Frame 1 (no input): blank canvas, image omitted
Frame 60 (no input): blank canvas, image omitted
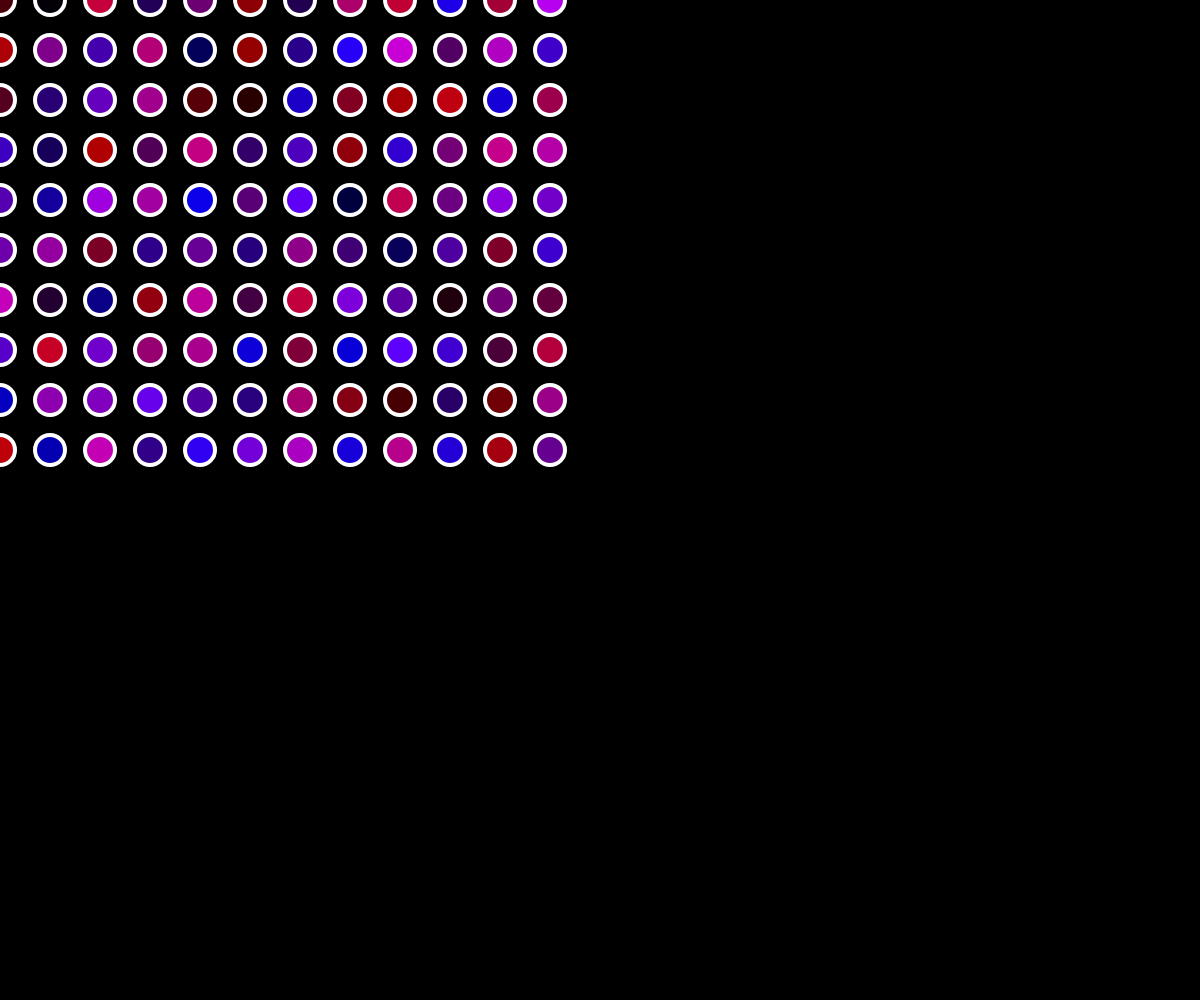
Frame 120 (the mouse pressed at the canvas centre since frame 60)

The p5.js sketch whose frames 1 and 60 were blank and that drew this single picture after the mouse press (run headless with seeded random() and noise() and a simulated clock; from frame 60 on, the mouse is pressed at the canvas centre):

// p5.js sketch
// ── sketch.js
function setup() {
	createCanvas(windowWidth, windowHeight);
	background(0);

}

function draw() {
	background(0);
	stroke(255);
	strokeWeight(4);
	for(var i = 0; i < mouseX; i+=50 ){
		for (var j = 0; j < mouseY ; j+=50) {
			fill(random(200),0,random(255));
			ellipse(i,j,30,30);
		}
	}
}
